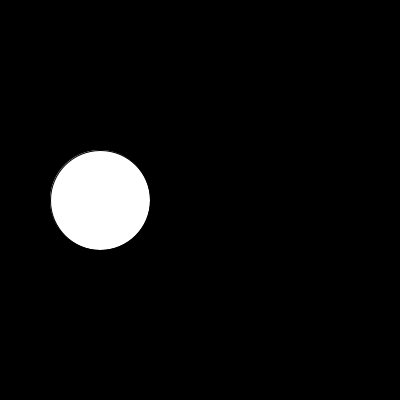
Frame 1 (no input)
Frame 60 (the mouse pressed at the canvas centre just before this capture): identical to frame 1, image omitted
Frame 120 (the mouse held since frame 60 and released just before this capture): identical to frame 1, image omitted

The Processing sketch that drew this single still picture (run headless with seeded random() and noise(); from frame 60 on, the mouse is pressed at the canvas centre):

// Processing sketch: presion_doble_tecla
// ── presion_doble_tecla.pde
boolean[] teclas = new boolean[526];
boolean mover;
int posX = 100;

void setup() {
  size(400, 400);
}
void draw() {
  background(0);
  ellipse(posX, 200, 100, 100);
  if ( mover ) {
    posX++;
  }
}

boolean verificarTecla(int k) {
  if (teclas.length >= k) {
    return teclas[k];
  }
  return false;
}

void keyPressed() {
  teclas[keyCode] = true;
  if (verificarTecla(CONTROL) && verificarTecla(RIGHT)) {
    mover = true;
  }
}

void keyReleased() {
  teclas[keyCode] = false;
  mover = false;
}
